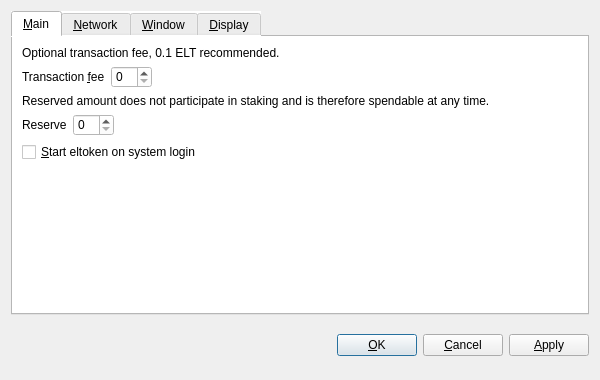
<?xml version="1.0" encoding="UTF-8"?>
<ui version="4.0">
 <class>OptionsDialog</class>
 <widget class="QDialog" name="OptionsDialog">
  <property name="geometry">
   <rect>
    <x>0</x>
    <y>0</y>
    <width>600</width>
    <height>380</height>
   </rect>
  </property>
  <property name="windowTitle">
   <string>Options</string>
  </property>
  <property name="modal">
   <bool>true</bool>
  </property>
  <layout class="QVBoxLayout" name="verticalLayout">
   <item>
    <widget class="QTabWidget" name="tabWidget">
     <property name="styleSheet">
      <string notr="true">background-color: rgb(255, 255, 255);</string>
     </property>
     <property name="tabPosition">
      <enum>QTabWidget::North</enum>
     </property>
     <property name="currentIndex">
      <number>0</number>
     </property>
     <widget class="QWidget" name="tabMain">
      <attribute name="title">
       <string>&amp;Main</string>
      </attribute>
      <layout class="QVBoxLayout" name="verticalLayout_Main">
       <item>
        <widget class="QLabel" name="transactionFeeInfoLabel">
         <property name="text">
          <string>Optional transaction fee, 0.1 ELT recommended.</string>
         </property>
         <property name="textFormat">
          <enum>Qt::PlainText</enum>
         </property>
         <property name="wordWrap">
          <bool>true</bool>
         </property>
        </widget>
       </item>
       <item>
        <layout class="QHBoxLayout" name="horizontalLayouTransactionFee">
         <item>
          <widget class="QLabel" name="transactionFeeLabel">
           <property name="text">
            <string>Transaction &amp;fee</string>
           </property>
           <property name="textFormat">
            <enum>Qt::PlainText</enum>
           </property>
           <property name="buddy">
            <cstring>transactionFee</cstring>
           </property>
          </widget>
         </item>
         <item>
          <widget class="BitcoinFeeField" name="transactionFee"/>
         </item>
         <item>
          <spacer name="horizontalSpacerTransactionFee">
           <property name="orientation">
            <enum>Qt::Horizontal</enum>
           </property>
           <property name="sizeHint" stdset="0">
            <size>
             <width>40</width>
             <height>20</height>
            </size>
           </property>
          </spacer>
         </item>
        </layout>
       </item>
       <item>
        <widget class="QLabel" name="reserveBalanceInfoLabel">
         <property name="text">
          <string>Reserved amount does not participate in staking and is therefore spendable at any time.</string>
         </property>
         <property name="textFormat">
          <enum>Qt::PlainText</enum>
         </property>
         <property name="wordWrap">
          <bool>true</bool>
         </property>
        </widget>
       </item>
       <item>
        <layout class="QHBoxLayout" name="horizontalLayoutReserveBalance">
         <item>
          <widget class="QLabel" name="reserveBalanceLabel">
           <property name="text">
            <string>Reserve</string>
           </property>
           <property name="textFormat">
            <enum>Qt::PlainText</enum>
           </property>
           <property name="buddy">
            <cstring>reserveBalance</cstring>
           </property>
          </widget>
         </item>
         <item>
          <widget class="BitcoinAmountField" name="reserveBalance"/>
         </item>
         <item>
          <spacer name="horizontalSpacerReserveBalance">
           <property name="orientation">
            <enum>Qt::Horizontal</enum>
           </property>
           <property name="sizeHint" stdset="0">
            <size>
             <width>40</width>
             <height>20</height>
            </size>
           </property>
          </spacer>
         </item>
        </layout>
       </item>
       <item>
        <widget class="QCheckBox" name="bitcoinAtStartup">
         <property name="toolTip">
          <string>Automatically start eltoken after logging in to the system.</string>
         </property>
         <property name="text">
          <string>&amp;Start eltoken on system login</string>
         </property>
        </widget>
       </item>
       <item>
        <spacer name="verticalSpacer_Main">
         <property name="orientation">
          <enum>Qt::Vertical</enum>
         </property>
         <property name="sizeHint" stdset="0">
          <size>
           <width>20</width>
           <height>40</height>
          </size>
         </property>
        </spacer>
       </item>
      </layout>
     </widget>
     <widget class="QWidget" name="tabNetwork">
      <attribute name="title">
       <string>&amp;Network</string>
      </attribute>
      <layout class="QVBoxLayout" name="verticalLayout_Network">
       <item>
        <widget class="QCheckBox" name="mapPortUpnp">
         <property name="toolTip">
          <string>Automatically open the Eltoken client port on the router. This only works when your router supports UPnP and it is enabled.</string>
         </property>
         <property name="text">
          <string>Map port using &amp;UPnP</string>
         </property>
        </widget>
       </item>
       <item>
        <widget class="QCheckBox" name="connectSocks">
         <property name="toolTip">
          <string>Connect to the Eltoken network through a SOCKS5 proxy (e.g. when connecting through Tor).</string>
         </property>
         <property name="text">
          <string>&amp;Connect through SOCKS5 proxy:</string>
         </property>
        </widget>
       </item>
       <item>
        <layout class="QHBoxLayout" name="horizontalLayout_Network">
         <item>
          <widget class="QLabel" name="proxyIpLabel">
           <property name="text">
            <string>Proxy &amp;IP:</string>
           </property>
           <property name="textFormat">
            <enum>Qt::PlainText</enum>
           </property>
           <property name="buddy">
            <cstring>proxyIp</cstring>
           </property>
          </widget>
         </item>
         <item>
          <widget class="QValidatedLineEdit" name="proxyIp">
           <property name="maximumSize">
            <size>
             <width>140</width>
             <height>16777215</height>
            </size>
           </property>
           <property name="toolTip">
            <string>IP address of the proxy (e.g. 127.0.0.1)</string>
           </property>
          </widget>
         </item>
         <item>
          <widget class="QLabel" name="proxyPortLabel">
           <property name="text">
            <string>&amp;Port:</string>
           </property>
           <property name="textFormat">
            <enum>Qt::PlainText</enum>
           </property>
           <property name="buddy">
            <cstring>proxyPort</cstring>
           </property>
          </widget>
         </item>
         <item>
          <widget class="QLineEdit" name="proxyPort">
           <property name="maximumSize">
            <size>
             <width>55</width>
             <height>16777215</height>
            </size>
           </property>
           <property name="toolTip">
            <string>Port of the proxy (e.g. 9050)</string>
           </property>
          </widget>
         </item>
         <item>
          <spacer name="horizontalSpacer_Network">
           <property name="orientation">
            <enum>Qt::Horizontal</enum>
           </property>
           <property name="sizeHint" stdset="0">
            <size>
             <width>40</width>
             <height>20</height>
            </size>
           </property>
          </spacer>
         </item>
        </layout>
       </item>
       <item>
        <spacer name="verticalSpacer_Network">
         <property name="orientation">
          <enum>Qt::Vertical</enum>
         </property>
         <property name="sizeHint" stdset="0">
          <size>
           <width>20</width>
           <height>40</height>
          </size>
         </property>
        </spacer>
       </item>
      </layout>
     </widget>
     <widget class="QWidget" name="tabWindow">
      <attribute name="title">
       <string>&amp;Window</string>
      </attribute>
      <layout class="QVBoxLayout" name="verticalLayout_Window">
       <item>
        <widget class="QCheckBox" name="minimizeToTray">
         <property name="toolTip">
          <string>Show only a tray icon after minimizing the window.</string>
         </property>
         <property name="text">
          <string>&amp;Minimize to the tray instead of the taskbar</string>
         </property>
        </widget>
       </item>
       <item>
        <widget class="QCheckBox" name="minimizeOnClose">
         <property name="toolTip">
          <string>Minimize instead of exit the application when the window is closed. When this option is enabled, the application will be closed only after selecting Quit in the menu.</string>
         </property>
         <property name="text">
          <string>M&amp;inimize on close</string>
         </property>
        </widget>
       </item>
       <item>
        <spacer name="verticalSpacer_Window">
         <property name="orientation">
          <enum>Qt::Vertical</enum>
         </property>
         <property name="sizeHint" stdset="0">
          <size>
           <width>20</width>
           <height>40</height>
          </size>
         </property>
        </spacer>
       </item>
      </layout>
     </widget>
     <widget class="QWidget" name="tabDisplay">
      <attribute name="title">
       <string>&amp;Display</string>
      </attribute>
      <layout class="QVBoxLayout" name="verticalLayout_Display">
       <item>
        <layout class="QHBoxLayout" name="horizontalLayout_1_Display">
         <item>
          <widget class="QLabel" name="langLabel">
           <property name="text">
            <string>User Interface &amp;language:</string>
           </property>
           <property name="textFormat">
            <enum>Qt::PlainText</enum>
           </property>
           <property name="buddy">
            <cstring>lang</cstring>
           </property>
          </widget>
         </item>
         <item>
          <widget class="QValueComboBox" name="lang">
           <property name="toolTip">
            <string>The user interface language can be set here. This setting will take effect after restarting eltoken.</string>
           </property>
          </widget>
         </item>
        </layout>
       </item>
       <item>
        <layout class="QHBoxLayout" name="horizontalLayout_2_Display">
         <item>
          <widget class="QLabel" name="unitLabel">
           <property name="text">
            <string>&amp;Unit to show amounts in:</string>
           </property>
           <property name="textFormat">
            <enum>Qt::PlainText</enum>
           </property>
           <property name="buddy">
            <cstring>unit</cstring>
           </property>
          </widget>
         </item>
         <item>
          <widget class="QValueComboBox" name="unit">
           <property name="toolTip">
            <string>Choose the default subdivision unit to show in the interface and when sending coins.</string>
           </property>
          </widget>
         </item>
        </layout>
       </item>
       <item>
        <widget class="QCheckBox" name="coinControlFeatures">
         <property name="toolTip">
          <string>Whether to show coin control features or not.</string>
         </property>
         <property name="text">
          <string>Display coin &amp;control features (experts only!)</string>
         </property>
        </widget>
       </item>
       <item>
        <spacer name="verticalSpacer_Display">
         <property name="orientation">
          <enum>Qt::Vertical</enum>
         </property>
         <property name="sizeHint" stdset="0">
          <size>
           <width>20</width>
           <height>40</height>
          </size>
         </property>
        </spacer>
       </item>
      </layout>
     </widget>
    </widget>
   </item>
   <item>
    <layout class="QHBoxLayout" name="horizontalLayout_Buttons">
     <item>
      <spacer name="horizontalSpacer_1">
       <property name="orientation">
        <enum>Qt::Horizontal</enum>
       </property>
       <property name="sizeHint" stdset="0">
        <size>
         <width>40</width>
         <height>48</height>
        </size>
       </property>
      </spacer>
     </item>
     <item>
      <widget class="QLabel" name="statusLabel">
       <property name="font">
        <font>
         <weight>75</weight>
         <bold>true</bold>
        </font>
       </property>
       <property name="text">
        <string/>
       </property>
       <property name="textFormat">
        <enum>Qt::PlainText</enum>
       </property>
       <property name="wordWrap">
        <bool>true</bool>
       </property>
      </widget>
     </item>
     <item>
      <spacer name="horizontalSpacer_2">
       <property name="orientation">
        <enum>Qt::Horizontal</enum>
       </property>
       <property name="sizeHint" stdset="0">
        <size>
         <width>40</width>
         <height>48</height>
        </size>
       </property>
      </spacer>
     </item>
     <item>
      <widget class="QPushButton" name="okButton">
       <property name="text">
        <string>&amp;OK</string>
       </property>
      </widget>
     </item>
     <item>
      <widget class="QPushButton" name="cancelButton">
       <property name="text">
        <string>&amp;Cancel</string>
       </property>
       <property name="autoDefault">
        <bool>false</bool>
       </property>
      </widget>
     </item>
     <item>
      <widget class="QPushButton" name="applyButton">
       <property name="text">
        <string>&amp;Apply</string>
       </property>
       <property name="autoDefault">
        <bool>false</bool>
       </property>
      </widget>
     </item>
    </layout>
   </item>
  </layout>
 </widget>
 <customwidgets>
  <customwidget>
   <class>BitcoinAmountField</class>
   <extends>QSpinBox</extends>
   <header>bitcoinamountfield.h</header>
  </customwidget>
  <customwidget>
   <class>BitcoinFeeField</class>
   <extends>QSpinBox</extends>
   <header>bitcoinfeefield.h</header>
  </customwidget>
  <customwidget>
   <class>QValueComboBox</class>
   <extends>QComboBox</extends>
   <header>qvaluecombobox.h</header>
  </customwidget>
  <customwidget>
   <class>QValidatedLineEdit</class>
   <extends>QLineEdit</extends>
   <header>qvalidatedlineedit.h</header>
  </customwidget>
 </customwidgets>
 <resources/>
 <connections/>
</ui>
